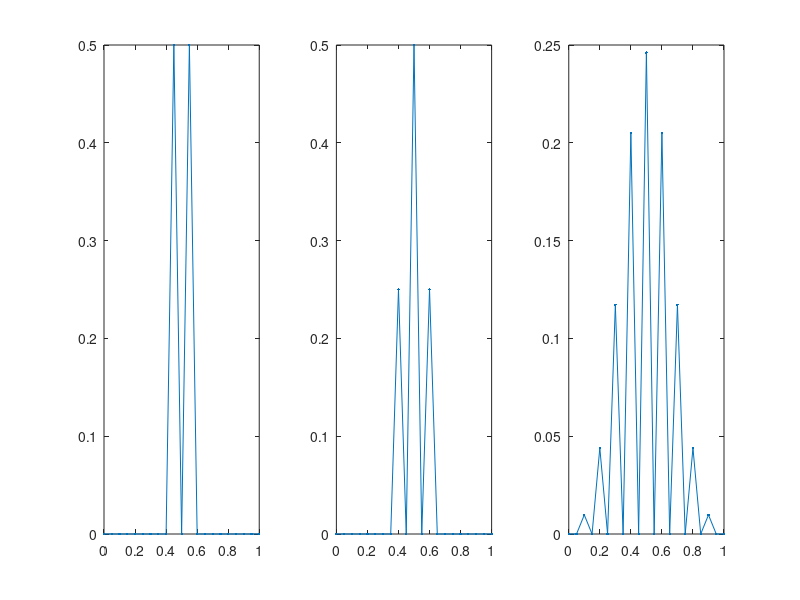

Reproduce this figure in MATLAB.
x = linspace(0,1,21);
y0 = zeros(19,1);
y1 = zeros(19,1);
y2 = zeros(19,1);
y3 = zeros(19,1);
y0(10) = 1;
A = -2*diag(diag(ones(19,19)))+diag(diag(ones(18,18)),1)+diag(diag(ones(18,18)),-1);
I = diag(diag(ones(19,19)));
for i = 1:10
    y0 = (I+0.5.*A)*y0;
    if i == 1
        y1 = y0;
    end
    if i == 2
        y2 = y0;
    end
    if i == 10
        y3 = y0;
    end
end
y1 = [0;y1;0];
y2 = [0;y2;0];
y3 = [0;y3;0];

subplot(1,3,1);
plot(x,y1,'.-');
%axis([0 1 0 4]);
subplot(1,3,2);
plot(x,y2,'.-');
%axis([0 1 0 4]);
subplot(1,3,3);
plot(x,y3,'.-');
%axis([0 1 0 4]);
